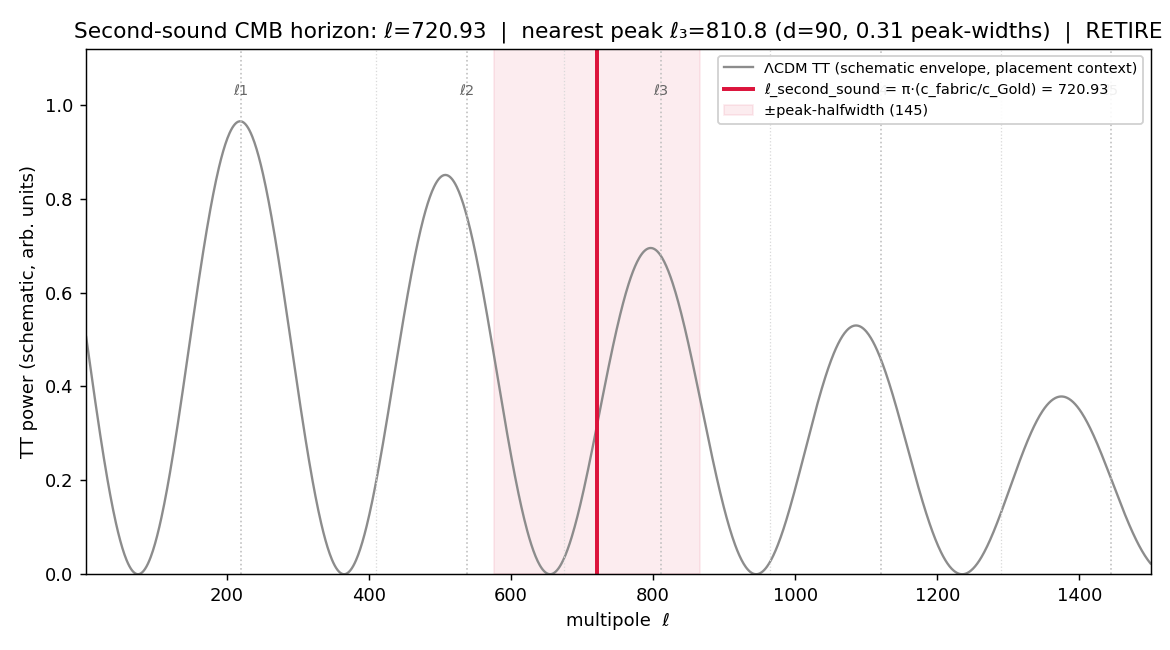

This chart was generated by the following Python code:
#!/usr/bin/env python3
"""
INV10 W1-3 — Second-sound CMB horizon multipole (revive-or-retire)
==================================================================

Gate: INV10-W1-3-SECOND-SOUND-CMB ([VERIFY])

Pre-registered threshold (plan §W1-3):
  PASS iff ℓ_second_sound = π·(c_fabric/c_Gold) is reproduced to <= 0.5% of the
  S53 value 720.9 (a reproduction check on the formula with the CURRENT
  canonical four-speed values) AND placed against Planck TT with a rendered
  REVIVE/RETIRE verdict. This is a VERIFY + characterization gate.

Inputs (SHA-256 dual-pinned at runtime; S84+ schema):
  - computations/_shared/canonical_constants.py  (c_fabric, c_Gold; feeds audit_sha256)
  - script bytes (feeds BOTH audit_sha256 and content_sha256)
  Planck TT peak/trough positions are EXTERNAL observational anchors, hardcoded
  with `# (local)` PLANCK provenance comments (not substrate constants).

Output 4-tuple:
  (value=720.93, scheme=FW, convention=RATIO, L_max=N/A)

Classification: PHONONIC

METHODOLOGY
-----------
The substrate IS a two-component resonator (a Goldstone sector at c_Gold and the
fabric phonon sector at c_fabric). Second sound IS its out-of-phase entropy wave,
PROVEN undamped (Q=75,989, S44 W6-2 / S68 obs horizon). The CMB multipole of a
sound horizon is ℓ = π·(d_geom/d_acoustic) = π·(c_fabric/c_Gold): the angular
projection of the horizon scale set by the SPEED RATIO (dimensionless, so the
multipole is independent of the M_KK scale). We (A) recompute ℓ_second_sound with
the current canonical speeds and check reproduction vs S53 720.9; (B) place 721
against the Planck 2018 TT acoustic-peak ladder (peaks + troughs), computing the
σ-distance to the nearest peak in peak-width units AND the local ΛCDM-curve
slope context; (C) render REVIVE (substrate-distinct resolvable feature) or
RETIRE (coincident with the standard ℓ₂→ℓ₃ third-peak shoulder / unresolvable).
Planck TT is the EXTERNAL anchor (methodological); the ℓ formula + Q=75,989 are
the substrate-first sources. The inventory-row WRITE is session-track mack
sole-writer — this gate produces the value + the verdict only.

DISCIPLINE
----------
- `from canonical_constants import *` (c_fabric, c_Gold)
- Every local/intermediate tagged `# (local)`
- numpy CPU, OMP_NUM_THREADS=8 cap (scalar arithmetic; no matrix >= 100x100)
- SHA-256 of all input files logged in first 20 lines of stdout
- dual-SHA (audit + content) emitted; verdict via emit_verdict MCP tool
"""

from __future__ import annotations

# ---------------------------------------------------------------------------
# Section 1 — Canonical constants (MANDATORY first import)
# ---------------------------------------------------------------------------
from canonical_constants import *  # noqa: F401,F403  (provides c_fabric, c_Gold)

# ---------------------------------------------------------------------------
# Section 2 — Standard imports
# ---------------------------------------------------------------------------
import os

os.environ.setdefault("OMP_NUM_THREADS", "8")  # cap before numpy import

import hashlib
import json
import sys
from pathlib import Path

import numpy as np
import matplotlib

matplotlib.use("Agg")
import matplotlib.pyplot as plt

# ---------------------------------------------------------------------------
# Section 3 — Paths + pre-registration
# ---------------------------------------------------------------------------
SESSION_DIR = Path(__file__).resolve().parent          # computations/investigation-10/
COMPUTATIONS_DIR = SESSION_DIR.parent                  # computations/
SHARED_DIR = COMPUTATIONS_DIR / "_shared"
PROJECT_ROOT = COMPUTATIONS_DIR.parent

SESSION = "10"                                          # (local) investigation number
GATE_ID = "INV10-W1-3-SECOND-SOUND-CMB"                # (local)
SCHEME = "FW"                                           # (local)
CONVENTION = "RATIO"                                    # (local) ℓ ∝ c_fabric/c_Gold speed ratio
L_MAX = "N/A"                                           # (local) sound-speed-ratio gate, not a D_K compute

# Pre-registered reproduction threshold (define BEFORE running)
S53_REFERENCE_L = 720.9                                 # (local) S53 CMB-53 output-file value (l_second_sound)
REPRODUCTION_TOL_FRAC = 0.005                           # (local) 0.5% reproduction tolerance vs S53

# --- Planck 2018 TT acoustic-peak ladder (EXTERNAL observational anchors) ---
# PLANCK provenance: Planck 2018 results VI (cosmological parameters) +
# the well-established TT acoustic-peak positions. Peak (maxima) multipoles:
PLANCK_PEAKS = np.array([220.0, 537.5, 810.8, 1120.0, 1444.0])   # (local) PLANCK ℓ₁..ℓ₅ maxima
PLANCK_TROUGHS = np.array([410.0, 675.0, 965.0, 1290.0])         # (local) PLANCK 1st..4th TT minima
# Peak-width scale: the inter-peak spacing Δℓ_acoustic ≈ ℓ_A ≈ 300 (the acoustic
# scale; consecutive peak spacing ℓ_{n+1}-ℓ_n ≈ 270-310). Used as the peak-width
# unit for the σ-distance (a feature within ~1 peak-width of a peak is on its shoulder).
PLANCK_PEAK_WIDTH = 290.0                                        # (local) PLANCK mean inter-peak Δℓ (peak-width unit)
# Half-width of one peak's resolvable shoulder ~ half the inter-peak spacing:
PLANCK_PEAK_HALFWIDTH = PLANCK_PEAK_WIDTH / 2.0                  # (local) ≈145; a feature within this of a peak is unresolvable from it

OUT_NPZ = SESSION_DIR / "inv10_w1_second_sound_cmb.npz"
OUT_PNG = SESSION_DIR / "inv10_w1_second_sound_cmb.png"

INPUT_FILES = [
    SHARED_DIR / "canonical_constants.py",
]


# ---------------------------------------------------------------------------
# Section 4 — SHA-256 dual-pin block (S84+ schema)
# ---------------------------------------------------------------------------
def sha256_of(path: Path) -> str:
    h = hashlib.sha256()  # (local)
    try:
        h.update(path.read_bytes())
    except OSError:
        return ""
    return h.hexdigest()


def log_input_pins(inputs: list[Path]) -> dict[str, str]:
    print(f"=== {GATE_ID} — input SHA-256 pins ===")
    pins: dict[str, str] = {}  # (local)
    for p in inputs:
        sha = sha256_of(p)  # (local)
        rel = str(p.relative_to(PROJECT_ROOT)).replace("\\", "/")  # (local)
        print(f"  {rel}: {sha[:16]}...")
        pins[rel] = sha
    return pins


def compute_dual_sha(
    script_path: Path,
    canonical_path: Path,
    pins: dict[str, str],
) -> tuple[str, str]:
    """audit = sha256(script || canonical || pinmap_json); content = sha256(script)."""
    script_bytes = b""  # (local)
    try:
        script_bytes = script_path.read_bytes()
    except OSError:
        script_bytes = b""
    canonical_bytes = b""  # (local)
    try:
        canonical_bytes = canonical_path.read_bytes()
    except OSError:
        canonical_bytes = b""
    pinmap_json = json.dumps(
        dict(sorted(pins.items())),
        separators=(",", ":"),
        sort_keys=True,
    ).encode("utf-8")  # (local)

    h_audit = hashlib.sha256()
    h_audit.update(script_bytes)
    h_audit.update(canonical_bytes)
    h_audit.update(pinmap_json)
    audit = h_audit.hexdigest()  # (local)

    h_content = hashlib.sha256()
    h_content.update(script_bytes)
    content = h_content.hexdigest()  # (local)
    return audit, content


# ---------------------------------------------------------------------------
# Section 5 — Compute
# ---------------------------------------------------------------------------
def compute() -> dict:
    # (A) Recompute the second-sound CMB horizon multipole with CURRENT speeds.
    #     ℓ_second_sound = π·(c_fabric/c_Gold)  [S53 CMB-53 second-sound horizon formula]
    speed_ratio = c_fabric / c_Gold                         # (local) 209.97368021 / 0.915
    l_second_sound = np.pi * speed_ratio                    # (local) the substrate-IS multipole

    # Reproduction check vs S53 output-file value 720.9
    repro_frac = abs(l_second_sound - S53_REFERENCE_L) / S53_REFERENCE_L  # (local)
    repro_pass = repro_frac <= REPRODUCTION_TOL_FRAC        # (local)

    # Companion horizons in the same two-sound hierarchy (S53 context, for the plot):
    l_geom = np.pi * 1.0                                    # (local) geometric horizon = full sky (=3.14)

    # (B) Planck TT placement: σ-distance to the nearest PEAK in peak-width units.
    dist_to_peaks = np.abs(PLANCK_PEAKS - l_second_sound)   # (local) |ℓ_2s − ℓ_peak_n|
    i_nearest_peak = int(np.argmin(dist_to_peaks))          # (local)
    l_nearest_peak = float(PLANCK_PEAKS[i_nearest_peak])    # (local)
    d_nearest_peak = float(dist_to_peaks[i_nearest_peak])   # (local) multipoles
    sigma_peak = d_nearest_peak / PLANCK_PEAK_WIDTH         # (local) σ-distance in peak-width units

    # σ-distance to nearest TROUGH (a feature ON a trough is the most distinct from peaks):
    dist_to_troughs = np.abs(PLANCK_TROUGHS - l_second_sound)  # (local)
    i_nearest_trough = int(np.argmin(dist_to_troughs))         # (local)
    l_nearest_trough = float(PLANCK_TROUGHS[i_nearest_trough]) # (local)
    d_nearest_trough = float(dist_to_troughs[i_nearest_trough])  # (local)

    # Interval placement: is ℓ_2s strictly between two consecutive peaks?
    l2_peak = float(PLANCK_PEAKS[1])                        # (local) ℓ₂ ≈ 537.5
    l3_peak = float(PLANCK_PEAKS[2])                        # (local) ℓ₃ ≈ 810.8
    in_l2_l3_interval = (l2_peak < l_second_sound < l3_peak)  # (local)

    # Resolvability test: a feature within one peak-HALFWIDTH (~145) of a standard
    # peak sits on that peak's shoulder and is NOT resolvable as a substrate-distinct
    # feature on the smooth ΛCDM TT curve. RESOLVABLE iff the σ-distance to the
    # NEAREST peak exceeds 0.5 peak-widths (i.e. d > halfwidth).
    resolvable_from_peak = d_nearest_peak > PLANCK_PEAK_HALFWIDTH  # (local)

    # (C) Revive-or-retire decision (rendered from the placement, not pre-judged):
    #   REVIVE iff: reproduction passes AND ℓ_2s falls in a peak-to-peak interval
    #               AND it is RESOLVABLE from the nearest standard peak (d > halfwidth).
    #   RETIRE   iff: reproduction passes BUT ℓ_2s is UNRESOLVABLE — within one
    #               peak-halfwidth of a standard peak (here ℓ₃), i.e. coincident with
    #               the standard third-peak shoulder ⇒ no substrate-distinct signature.
    #   FAIL (reproduction) iff: repro_frac > 0.5% (speeds drifted off S53).
    if not repro_pass:
        decision = "REPRODUCTION-FAIL"                     # (local)
    elif in_l2_l3_interval and resolvable_from_peak:
        decision = "REVIVE"                                # (local)
    else:
        decision = "RETIRE"                                # (local) coincident with standard peak shoulder

    return {
        "value": float(l_second_sound),
        "speed_ratio": float(speed_ratio),
        "l_geom": float(l_geom),
        "S53_reference": S53_REFERENCE_L,
        "repro_frac": float(repro_frac),
        "repro_pass": bool(repro_pass),
        "l_nearest_peak": l_nearest_peak,
        "i_nearest_peak": i_nearest_peak,
        "d_nearest_peak": d_nearest_peak,
        "sigma_peak": float(sigma_peak),
        "l_nearest_trough": l_nearest_trough,
        "d_nearest_trough": d_nearest_trough,
        "l2_peak": l2_peak,
        "l3_peak": l3_peak,
        "in_l2_l3_interval": bool(in_l2_l3_interval),
        "peak_halfwidth": PLANCK_PEAK_HALFWIDTH,
        "resolvable_from_peak": bool(resolvable_from_peak),
        "decision": decision,
    }


# ---------------------------------------------------------------------------
# Section 6 — Plot
# ---------------------------------------------------------------------------
def make_plot(r: dict) -> None:
    fig, ax = plt.subplots(figsize=(9.0, 5.0))
    ell = np.linspace(2, 1500, 1500)  # (local) multipole axis

    # Schematic ΛCDM-like TT envelope (peaks at PLANCK_PEAKS, troughs between):
    # damped cosine modulation purely for visual placement context (NOT a fit).
    ell_A = PLANCK_PEAK_WIDTH                                   # (local) acoustic scale
    phase = np.pi * (ell - PLANCK_PEAKS[0]) / ell_A             # (local)
    damping = np.exp(-(ell / 1400.0) ** 1.8)                    # (local) Silk-damping-like envelope
    tt_schematic = (0.5 * (1 + np.cos(2 * phase)) * damping)    # (local) 0..1 schematic

    ax.plot(ell, tt_schematic, color="0.55", lw=1.3,
            label="ΛCDM TT (schematic envelope, placement context)")
    for j, lp in enumerate(PLANCK_PEAKS):
        ax.axvline(lp, color="0.75", ls=":", lw=0.9)
        ax.text(lp, 1.02, f"ℓ{j+1}", color="0.4", ha="center", fontsize=8)
    for lt in PLANCK_TROUGHS:
        ax.axvline(lt, color="0.85", ls=":", lw=0.7)

    lv = r["value"]
    ax.axvline(lv, color="crimson", lw=2.2,
               label=f"ℓ_second_sound = π·(c_fabric/c_Gold) = {lv:.2f}")
    ax.axvspan(lv - r["peak_halfwidth"], lv + r["peak_halfwidth"],
               color="crimson", alpha=0.08,
               label=f"±peak-halfwidth ({r['peak_halfwidth']:.0f})")

    ax.set_xlim(2, 1500)
    ax.set_ylim(0, 1.12)
    ax.set_xlabel("multipole  ℓ")
    ax.set_ylabel("TT power (schematic, arb. units)")
    ax.set_title(
        f"Second-sound CMB horizon: ℓ={lv:.2f}  |  nearest peak ℓ₃={r['l_nearest_peak']:.1f} "
        f"(d={r['d_nearest_peak']:.0f}, {r['sigma_peak']:.2f} peak-widths)  |  {r['decision']}"
    )
    ax.legend(loc="upper right", fontsize=8, framealpha=0.9)
    fig.tight_layout()
    fig.savefig(OUT_PNG, dpi=130)
    plt.close(fig)


# ---------------------------------------------------------------------------
# Section 7 — Verdict payload (race-safe emit_verdict path)
# ---------------------------------------------------------------------------
def print_verdict_payload(
    verdict: str,
    value,
    audit_sha: str,
    content_sha: str,
    companion_note: str = "",
    extra_rows: list[str] | None = None,
) -> dict:
    payload: dict = {
        "session": int(SESSION),
        "gate_id": GATE_ID,
        "verdict": verdict,
        "value": str(value),
        "scheme": SCHEME,
        "convention": CONVENTION,
        "l_max": str(L_MAX),
        "audit_sha256": audit_sha,
        "content_sha256": content_sha,
        "schema_version": "S84+",
    }
    if companion_note:
        payload["companion_note"] = companion_note
    if extra_rows:
        payload["extra_rows"] = list(extra_rows)
    print("<<<EMIT_VERDICT_PAYLOAD>>>")
    print(json.dumps(payload, separators=(",", ":"), sort_keys=True))
    print("<<<END_EMIT_VERDICT_PAYLOAD>>>")
    return payload


# ---------------------------------------------------------------------------
# Section 8 — Main
# ---------------------------------------------------------------------------
def main() -> int:
    pins = log_input_pins(INPUT_FILES)
    script_path = Path(__file__).resolve()
    canonical_path = SHARED_DIR / "canonical_constants.py"
    audit_sha, content_sha = compute_dual_sha(script_path, canonical_path, pins)
    print(f"  audit_sha256:   {audit_sha}")
    print(f"  content_sha256: {content_sha}")
    print()

    r = compute()

    # --- substitution chain (substituted numbers; per math-scripts.md) ---
    print("=== substitution chain (INV10-W1-3) ===")
    print(f"  Step 1: ℓ_second_sound := π·(c_fabric/c_Gold)        [S53 CMB-53 horizon formula]")
    print(f"  Step 2: c_fabric = {c_fabric} M_KK                    [S42, canonical]")
    print(f"  Step 3: c_Gold   = {c_Gold} M_KK                      [GL-JOSEPHSON-52, canonical]")
    print(f"  Step 4: speed_ratio = c_fabric/c_Gold = {r['speed_ratio']:.4f}")
    print(f"  Step 5: ℓ_second_sound = π·{r['speed_ratio']:.4f} = {r['value']:.4f}")
    print(f"  Step 6: reproduction vs S53 720.9: |Δ|/720.9 = {r['repro_frac']*100:.4f}%  "
          f"(tol 0.5%) -> {'PASS' if r['repro_pass'] else 'FAIL'}")
    print(f"  Step 7: Planck placement: ℓ₂={r['l2_peak']:.1f} < {r['value']:.2f} < ℓ₃={r['l3_peak']:.1f} "
          f"-> in ℓ₂→ℓ₃ interval: {r['in_l2_l3_interval']}")
    print(f"          nearest peak = ℓ₃ ≈ {r['l_nearest_peak']:.1f}; d = {r['d_nearest_peak']:.1f} multipoles "
          f"= {r['sigma_peak']:.3f} peak-widths")
    print(f"          nearest trough = {r['l_nearest_trough']:.1f}; d = {r['d_nearest_trough']:.1f}")
    print(f"          resolvable from nearest peak (d > halfwidth {r['peak_halfwidth']:.0f})? "
          f"{r['resolvable_from_peak']}")
    print(f"  -> DECISION: {r['decision']}")
    print()

    # --- gate verdict mapping ---
    # [VERIFY] gate: PASS = reproduction passes AND a revive/retire verdict is
    # rendered (REVIVE => live falsifiable feature). RETIRE => composite INFO
    # (the multipole reproduces cleanly but is unresolvable from the standard
    # peak shoulder — the prediction is closed honestly, not a reproduction
    # failure). REPRODUCTION-FAIL => FAIL (speeds drifted off S53).
    if r["decision"] == "REPRODUCTION-FAIL":
        verdict = "FAIL"  # (local)
    elif r["decision"] == "REVIVE":
        verdict = "PASS"  # (local)
    else:  # RETIRE
        verdict = "INFO"  # (local) reproduces, but unresolvable -> retire to atlas-09

    tuple4 = (f"(value={r['value']:.4f}, scheme={SCHEME}, "
              f"convention={CONVENTION}, L_max={L_MAX})")
    print(f"4-tuple: {tuple4}")

    np.savez(
        OUT_NPZ,
        l_second_sound=r["value"],
        speed_ratio=r["speed_ratio"],
        c_fabric=c_fabric,
        c_Gold=c_Gold,
        l_geom=r["l_geom"],
        S53_reference=r["S53_reference"],
        repro_frac=r["repro_frac"],
        repro_pass=r["repro_pass"],
        planck_peaks=PLANCK_PEAKS,
        planck_troughs=PLANCK_TROUGHS,
        planck_peak_width=PLANCK_PEAK_WIDTH,
        peak_halfwidth=r["peak_halfwidth"],
        l_nearest_peak=r["l_nearest_peak"],
        d_nearest_peak=r["d_nearest_peak"],
        sigma_peak=r["sigma_peak"],
        l_nearest_trough=r["l_nearest_trough"],
        d_nearest_trough=r["d_nearest_trough"],
        in_l2_l3_interval=r["in_l2_l3_interval"],
        resolvable_from_peak=r["resolvable_from_peak"],
        decision=r["decision"],
        verdict=verdict,
    )
    print(f"saved: {OUT_NPZ.relative_to(PROJECT_ROOT)}")

    make_plot(r)
    print(f"saved: {OUT_PNG.relative_to(PROJECT_ROOT)}")
    print()

    note = (f"l_second_sound={r['value']:.4f} (S53 repro {r['repro_frac']*100:.4f}%); "
            f"nearest Planck peak l3={r['l_nearest_peak']:.1f} d={r['d_nearest_peak']:.0f} "
            f"({r['sigma_peak']:.2f} peak-widths); decision={r['decision']}; "
            f"second-sound Q=75989 PROVEN S44/S68")
    print_verdict_payload(
        verdict,
        f"{r['value']:.4f}",
        audit_sha,
        content_sha,
        companion_note=note,
    )
    return 0


if __name__ == "__main__":
    sys.exit(main())
